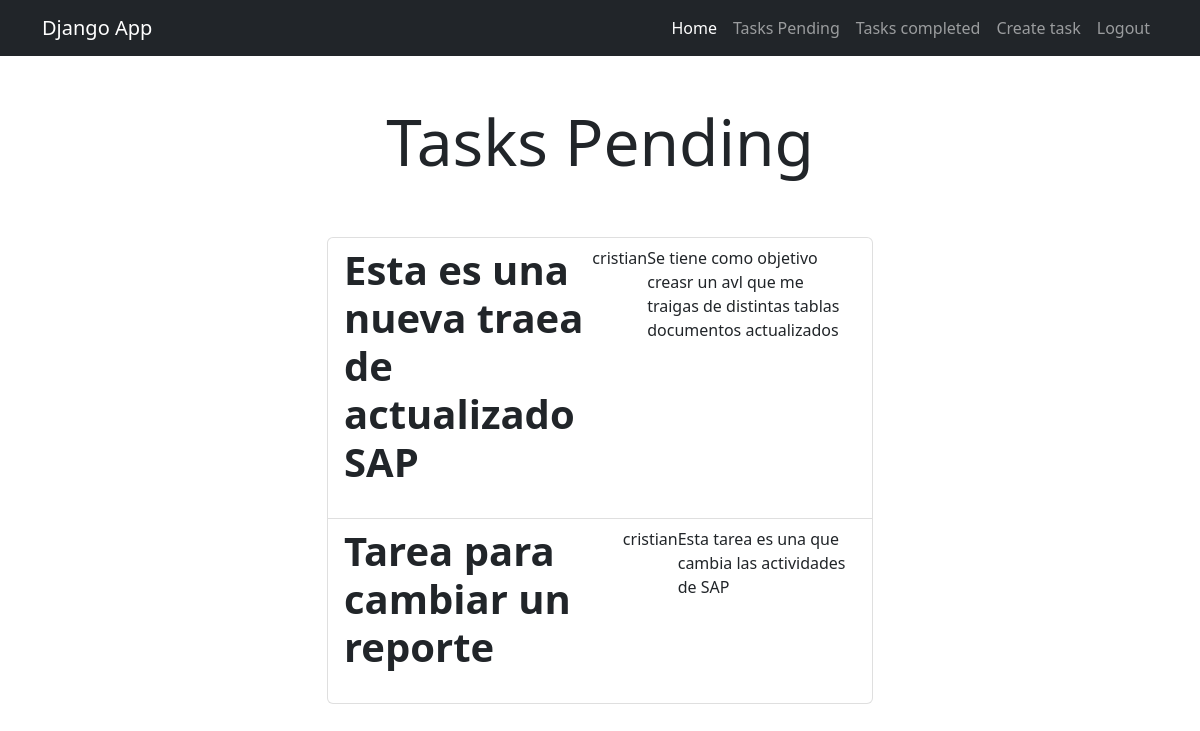
The app's page /tasks/ (signed in), older data.
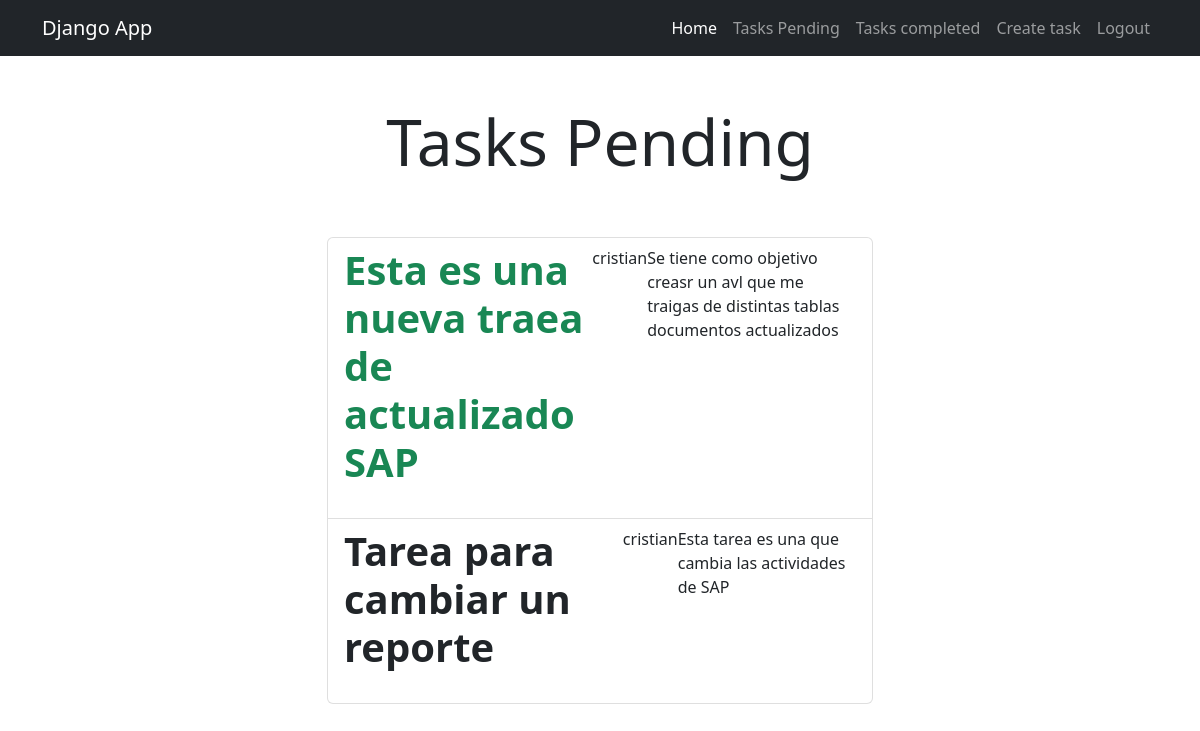
The same page, newer data.
### tasks/models.py (models this page shows, shortened)
class Task(models.Model):
     title = models.CharField(max_length=100)
     description = models.TextField(blank=True)
     created = models.DateTimeField(auto_now_add=True)
     datecompleted = models.DateTimeField(null=True,blank=True)
     important = models.BooleanField(default=False)
     user = models.ForeignKey(User, on_delete=models.CASCADE)

### tasks/views.py (the view)
# urls.py: path('tasks/', views.tasks,name='tasks'),
@login_required
def tasks(request):
    tasks = Task.objects.filter(user=request.user, datecompleted__isnull=True)
    return render(request, "tasks.html", {"tasks": tasks})

### tasks/templates/tasks.html (shortened to what this page needs)
{% extends 'base.html' %}
{% block content %}
<main class="container">
  <div class="row">
    <div class="col-md-6 offset-md-3">
      <h1 class="text-center display-3 py-5">Tasks Pending</h1>
      <ul class="list-group">
       {% for task in tasks %}
       <a href="{% url 'tasks_detail' task.id %}" class="list-group-item">
        <header class="d-flex justify-content-between">
          {% if task.important %}
           <h1 class="fw-bold text-success">{{ task.title }}</h1>
           {% else %}
           <h1 class="fw-bold">{{ task.title }}</h1>
           {% endif %}
           <p>{{ task.user.username }}</p>
           <p>{{ task.description }}</p>
          </header>
        </a>
        {% endfor %}
      </ul>
    </div>
  </div>
</main>
{% endblock %}

Row changes from the older to the newer data that the page shows:
changed Task "Esta es una nueva traea de actualizado SAP": important False → True (drawn)
